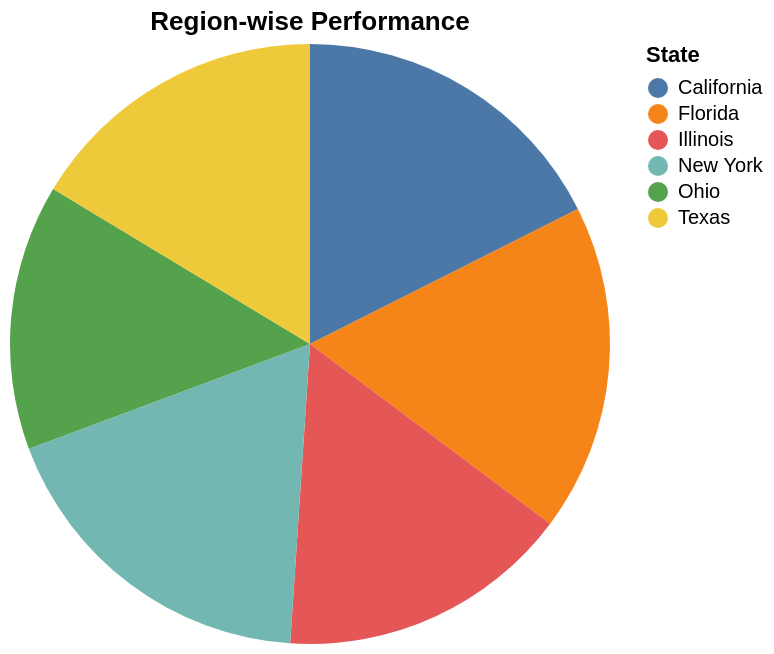

Notebook cell for this chart:
### Code cell
import altair as alt

# Group data by state to analyze region-wise performance
region_performance = df_cleaned.groupby('State')['Amount'].sum().reset_index()

# Create a pie chart to visualize region-wise performance
chart = alt.Chart(region_performance).mark_arc().encode(
    theta=alt.Theta(field="Amount", type="quantitative"),
    color=alt.Color(field="State", type="nominal"),
    tooltip=['State', 'Amount']
).properties(
    title='Region-wise Performance'
)

display(chart)

### Figure 1 — Vega-Lite specification as saved in the notebook (floating-point values rounded to 4 significant figures)
{"config": {"view": {"continuousWidth": 300, "continuousHeight": 300}}, "data": {"name": "data-654e4b0be1445d6c879ac10d79240c03"}, "mark": {"type": "arc"}, "encoding": {"color": {"field": "State", "type": "nominal"}, "theta": {"field": "Amount", "type": "quantitative"}, "tooltip": [{"field": "State", "type": "nominal"}, {"field": "Amount", "type": "quantitative"}]}, "title": "Region-wise Performance", "$schema": "https://vega.github.io/schema/vega-lite/v6.1.0.json", "datasets": {"data-654e4b0be1445d6c879ac10d79240c03": [{"State": "California", "Amount": 1086436}, {"State": "Florida", "Amount": 1091174}, {"State": "Illinois", "Amount": 978738}, {"State": "New York", "Amount": 1130048}, {"State": "Ohio", "Amount": 884768}, {"State": "Texas", "Amount": 1011475}]}}
